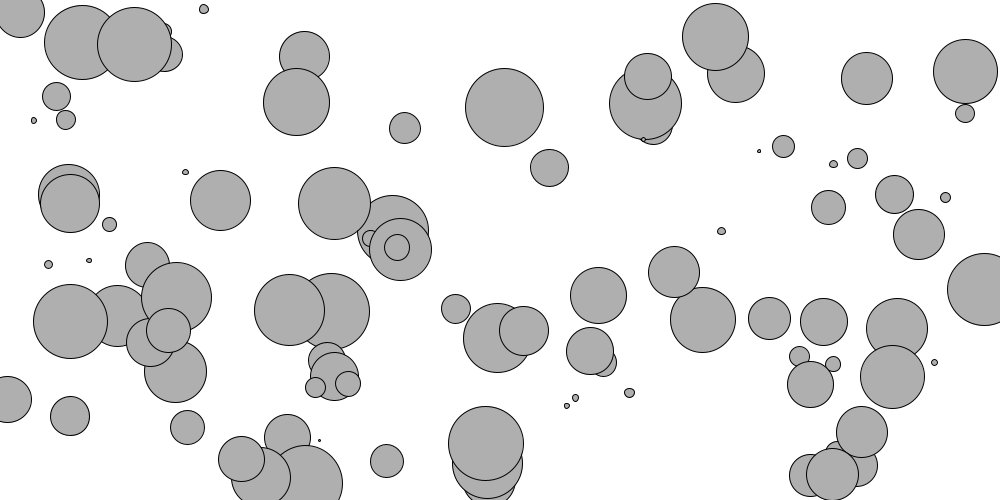
Frame 1 (no input)
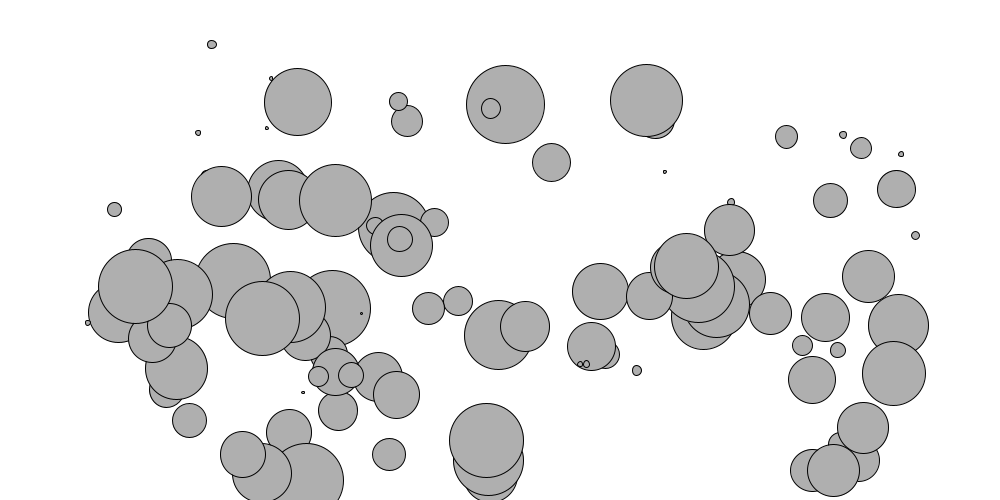
Frame 60 (the mouse pressed at the canvas centre just before this capture)
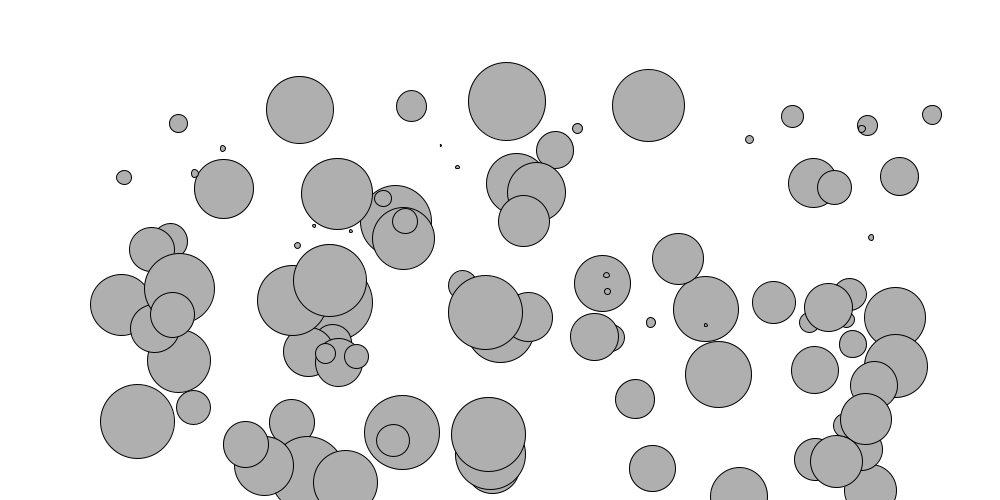
Frame 120 (the mouse held since frame 60 and released just before this capture)

The Processing sketch that drew these frames (run headless with seeded random() and noise(); from frame 60 on, the mouse is pressed at the canvas centre):

// Processing sketch: repelled_balls
// ── repelled_balls.pde
class Mover {
  PVector location;
  PVector velocity;
  PVector acceleration;
  float mass;
  
  Mover(float m, float x, float y){
    mass = m;
    location = new PVector(x, y);
    velocity = new PVector(0, 0);
    acceleration = new PVector(0, 0);
  }
  
  void applyForce(PVector force){
    PVector f = PVector.div(force,mass);
    acceleration.add(f);
  }

  void update(){
    velocity.add(acceleration);
    location.add(velocity);
    acceleration.mult(0);
  }
  
  void checkEdges(){
    if(location.x > width){
      location.x = width;
      velocity.x *= -1;
    } else if (location.x < 0) {
      location.x *= -1;
      location.x = 0;
    }
    
    if(location.y > height){
      velocity.y *= -1;
      location.y = height;
    }
  }
  
  void display(){
    stroke(0);
    fill(175);
    ellipse(location.x, location.y, mass * 16, mass * 16);
  }
}

Mover[] movers = new Mover[100];
float repel_force = 1.0;

void repel(Mover m){
  if(m.location.x > width*.90){
    m.applyForce(new PVector(-repel_force, 0));
  }
  if(m.location.x < width-width*.90){
    m.applyForce(new PVector(repel_force, 0));
  }
  if(m.location.y > width*.90){
    m.applyForce(new PVector(0, -repel_force));
  }
  if(m.location.y < width-width*.90){
    m.applyForce(new PVector(0, repel_force));
  }
  
}

void setup(){
  size(1000, 500);
  for(int i = 0; i < movers.length; i++){
    movers[i] = new Mover(random(0.1, 5), random(width), random(height));
  }
}
void draw(){
  background(255);
  PVector wind = new PVector(random(-0.05, 0.05), random(-0.05, 0.05));
  
  for (int i = 0; i < movers.length; i++){
    movers[i].applyForce(wind);
    repel(movers[i]);
    movers[i].update();
    movers[i].display();
    movers[i].checkEdges();
  }
}
